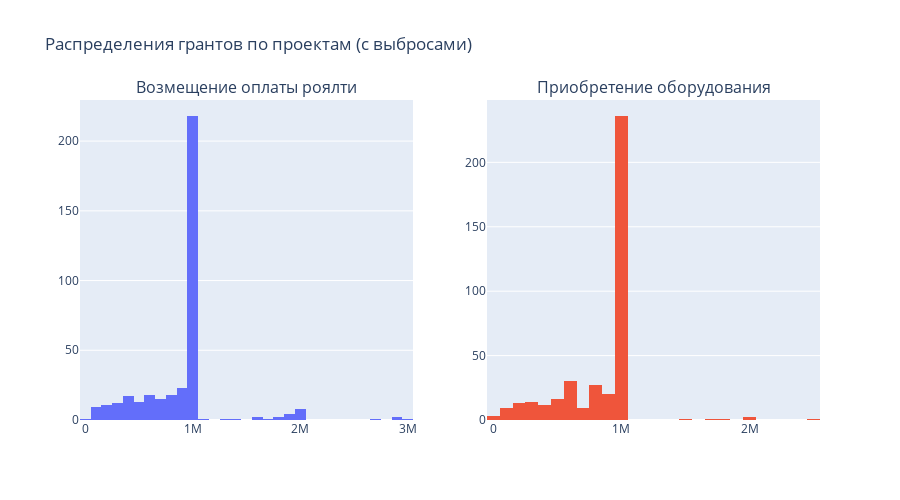

Notebook code for this chart:
### Markdown cell above
Применим критерий Манна-Уитни на данных с выбросами. Данные с выбросами также имеют схожее унимодальное распределение.

Получен высокий уровен p-value - 0.22711295743276472, значит нет оснований отвергнуть нулевую гипотезу и в данном случае средние двух групп не различаются.

### Code cell
fig = make_subplots(rows=1,
                    cols=2,
                    shared_yaxes=False,
                    subplot_titles=['Возмещение оплаты роялти', 'Приобретение оборудования'])

fig.append_trace(go.Histogram(x=df_to_test[df_to_test['project_name'] == 'Возмещение оплаты роялти']['amount'],
                              name='Возмещение оплаты роялти'), 
                              1, 1)

fig.append_trace(go.Histogram(x=df_to_test[df_to_test['project_name'] == 'Приобретение оборудования']['amount'],
                              name='Приобретение оборудования'),
                              1, 2)

fig.update_layout(title='Распределения грантов по проектам (с выбросами)',
                  height=500,
                  coloraxis=dict(colorscale='Bluered_r'),
                  showlegend=False)
fig.show()

### Figure 1 — Plotly figure (JSON) as saved in the notebook; plotly's stock layout.template omitted (floating-point values rounded to 4 significant figures; data arrays with more than 128 entries replaced by an {"elided": "..."} marker saying what was removed)
{"data": [{"name": "Возмещение оплаты роялти", "type": "histogram", "x": {"elided": "379 float values"}, "xaxis": "x", "yaxis": "y"}, {"name": "Приобретение оборудования", "type": "histogram", "x": {"elided": "395 float values"}, "xaxis": "x2", "yaxis": "y2"}], "layout": {"annotations": [{"font": {"size": 16}, "showarrow": false, "text": "Возмещение оплаты роялти", "x": 0.225, "xanchor": "center", "xref": "paper", "y": 1, "yanchor": "bottom", "yref": "paper"}, {"font": {"size": 16}, "showarrow": false, "text": "Приобретение оборудования", "x": 0.775, "xanchor": "center", "xref": "paper", "y": 1, "yanchor": "bottom", "yref": "paper"}], "coloraxis": {"colorscale": [[0, "rgb(255,0,0)"], [1, "rgb(0,0,255)"]]}, "height": 500, "showlegend": false, "title": {"text": "Распределения грантов по проектам (с выбросами)"}, "xaxis": {"anchor": "y", "domain": [0, 0.45]}, "xaxis2": {"anchor": "y2", "domain": [0.55, 1]}, "yaxis": {"anchor": "x", "domain": [0, 1]}, "yaxis2": {"anchor": "x2", "domain": [0, 1]}}}
